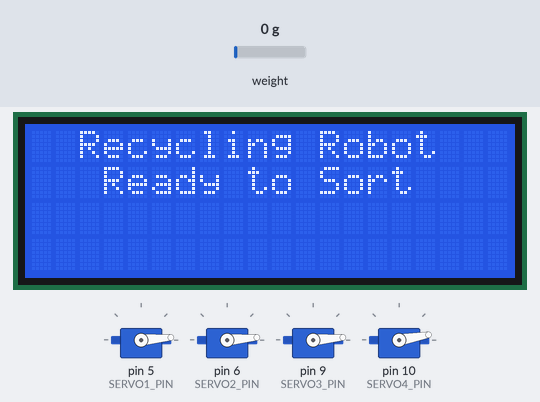
This sketch was run on a simulated Arduino Uno, built with avr-gcc and run on an emulated ATmega328P. Parts: 20×4 character LCD, 4 × servo. The test bench sets the inputs (shaded band); at power-on: weight on the scale 0 g. What the sketch prints to the serial monitor is not drawn.

Above: at 2.2 s.
2.3 s: weight on the scale set to 3 g
5.0 s: weight on the scale set to 6 g
At 7.5 s:
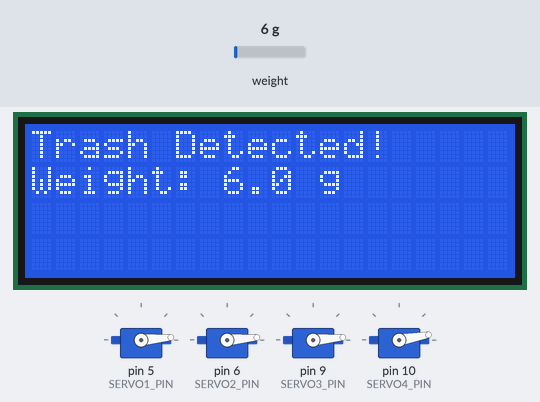
At 19.1 s:
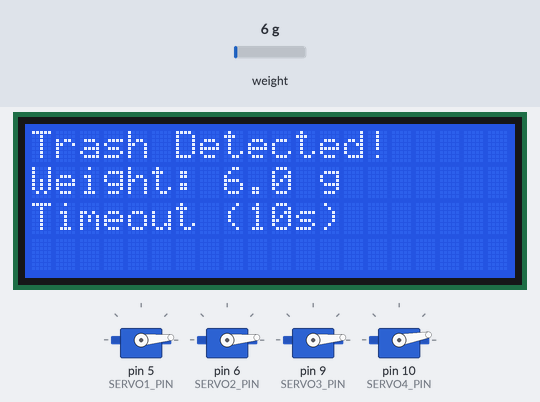
Timing chart, 0 to 20.6 s (numbered marks = the images above; inputs shaded):
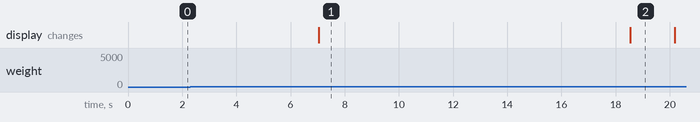

Measured:
- the behaviour switches between 4 and 5 g on weight on the scale (found by bisection; images 0 and 1)
- after the input at 2.3 s, every drawn part: stays the same
- after the input at 5.0 s, the display: changes after 2.0 s (image 1)
- what the display in image 1 shows lasts 11.5 s, from 7.0 s to 18.5 s

The sketch:

hope_result2.ino
```cpp
//최종ver

#include <Wire.h>
#include <LiquidCrystal_I2C.h>
#include <Servo.h>
#include "HX711.h"

// LCD, HX711, Servo 정의
LiquidCrystal_I2C lcd(0x27, 20, 4);
HX711 scale;
Servo servo1, servo2, servo3, servo4;

// 핀 정의
#define DT 3
#define SCK 2
#define SERVO1_PIN 5
#define SERVO2_PIN 6
#define SERVO3_PIN 9
#define SERVO4_PIN 10

// 무게 임계값
const float WEIGHT_THRESHOLD = 5.0;

// 평균값 계산 함수
float getAverageWeight(int count = 10) {
  float sum = 0;
  for (int i = 0; i < count; i++) {
    sum += scale.get_units();
    delay(10);
  }
  return sum / count;
}

void setup() {
  Serial.begin(9600);
  lcd.init();
  lcd.backlight();

  lcd.setCursor(0, 0);
  lcd.print("  Recycling Robot");
  lcd.setCursor(0, 1);
  lcd.print("   Ready to Sort");

  // 서보 초기화
  servo1.attach(SERVO1_PIN);
  servo2.attach(SERVO2_PIN);
  servo3.attach(SERVO3_PIN);
  servo4.attach(SERVO4_PIN);
  servo1.write(5);
  servo2.write(5);
  servo3.write(5);
  servo4.write(10);

  // 로드셀 초기화
  scale.begin(DT, SCK);
  scale.set_scale(437.7);  // ← 사용자 보정값
  scale.tare();
}

void loop() {
  float weight = getAverageWeight(10);

  if (weight >= WEIGHT_THRESHOLD) {
    Serial.println("ready");
    lcd.clear();
    lcd.setCursor(0, 0);
    lcd.print("Trash Detected!");
    lcd.setCursor(0, 1);
    lcd.print("Weight: ");
    lcd.print(weight, 1);
    lcd.print(" g");

    delay(1500);  // 쓰레기 정지 대기

    waitForClassAndSort();
  }

  delay(500);  // 측정 주기
}

void waitForClassAndSort() {
  long startTime = millis();
  while (millis() - startTime < 10000) {
    if (Serial.available()) {
      int category = Serial.parseInt();
      if (category >= 0 && category <= 3) {
        lcd.clear();
        lcd.setCursor(0, 0);
        lcd.print("Class: ");
        lcd.print(category);
        doSort(category);
        return;
      }
    }
  }
  lcd.setCursor(0, 2);
  lcd.print("Timeout (10s)");
}

void doSort(int category) {
  lcd.setCursor(0, 1);
  lcd.print("Sorting...");
  servo4.write(85);
  lcd.setCursor(0, 2);
  lcd.print("Open!!");
  delay(2000);

  lcd.setCursor(0, 3);
  switch (category) {
    case 1:
      servo1.write(70); lcd.print("→ Metal sorted"); delay(10000); servo1.write(5); break;
    case 2:
      servo2.write(70); lcd.print("→ Paper sorted"); delay(10000); servo2.write(5); break;
    case 3:
      servo3.write(70); lcd.print("→ Plastic sorted"); delay(10000); servo3.write(5); break;
    default:
      lcd.print("→ Glass (skip)");
      break;
  }

  delay(1000);
  servo4.write(10);
  lcd.setCursor(0, 2);
  lcd.print("Closed!!       ");
  lcd.setCursor(0, 3);
  lcd.print("                "); // 이전 메시지 지움
  delay(1500);
  lcd.clear();
  lcd.setCursor(0, 0);
  lcd.print("  Recycling Robot");
  lcd.setCursor(0, 1);
  lcd.print("   Ready to Sort");
}
```
